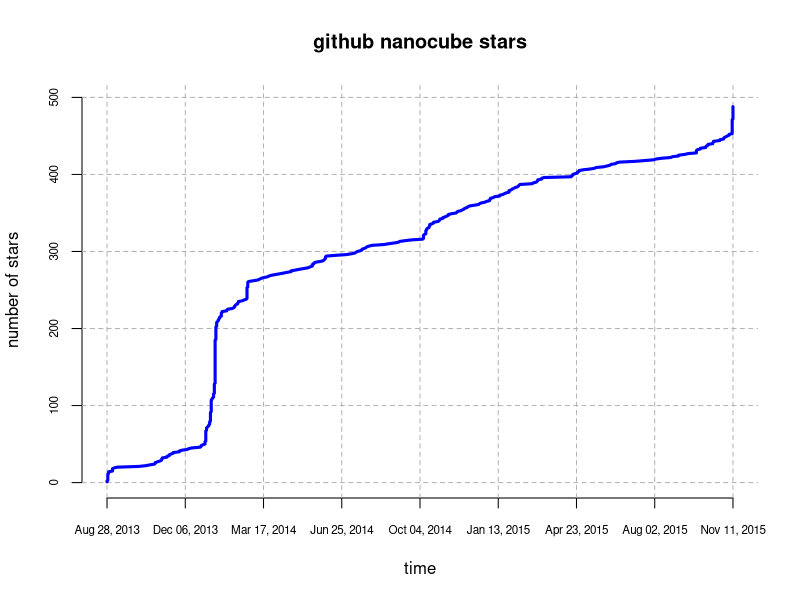

R code for this plot:
text_data="timestamp|user
2013-08-28T19:57:44Z|cscheid
2013-08-28T21:31:16Z|jolby
2013-08-29T12:42:31Z|alexanderdean
2013-08-29T12:57:53Z|dyokomizo
2013-08-29T13:06:45Z|ajbennett
2013-08-29T13:07:32Z|odf
2013-08-29T13:18:09Z|hhoffstaette
2013-08-29T16:07:51Z|braz
2013-08-29T17:55:29Z|tinkerware
2013-08-29T19:17:53Z|erikriverson
2013-08-29T20:23:02Z|adalisan
2013-08-30T04:23:59Z|gastonfournier
2013-08-30T05:23:27Z|tomdz
2013-08-30T08:08:33Z|ngrunwald
2013-09-04T17:07:05Z|thewirelessguy
2013-09-04T17:15:21Z|ssoper
2013-09-04T20:42:08Z|ddsimoes
2013-09-04T21:01:44Z|mgilbir
2013-09-06T01:12:43Z|AshwinJay
2013-09-10T01:36:16Z|jrherr
2013-10-08T01:59:57Z|charlesa101
2013-10-17T15:46:33Z|naniid
2013-10-22T12:29:39Z|mavencode01
2013-10-28T00:42:55Z|ihansel
2013-10-29T13:55:55Z|ZeekWang
2013-10-29T23:17:41Z|ZJONSSON
2013-11-01T17:03:54Z|gelbal
2013-11-04T17:49:23Z|travisbrady
2013-11-06T17:43:12Z|kovasb
2013-11-06T18:18:20Z|trvrb
2013-11-07T16:25:15Z|newsomc
2013-11-07T17:52:07Z|aaronlifton
2013-11-13T02:02:43Z|briantjacobs
2013-11-13T20:11:11Z|bcamper
2013-11-16T03:11:48Z|sbilly
2013-11-16T05:27:26Z|yangdahui
2013-11-18T14:55:23Z|thinkh
2013-11-21T21:10:01Z|hammer
2013-11-21T22:16:25Z|DocSavage
2013-11-29T17:44:30Z|gawbul
2013-11-29T23:12:18Z|zmughal
2013-12-02T18:46:02Z|ramaciotti
2013-12-09T00:52:38Z|ianamunoz
2013-12-11T09:03:16Z|tristanz
2013-12-15T21:49:40Z|dylanfries
2013-12-26T14:06:42Z|gingi
2013-12-27T01:33:47Z|jerheff
2013-12-27T05:12:41Z|sitangud
2013-12-29T18:07:34Z|AlexMikhalev
2014-01-01T18:48:23Z|rbdixon
2014-01-01T19:04:54Z|rsdoiel
2014-01-01T19:12:48Z|srihari
2014-01-01T21:43:18Z|tecbot
2014-01-02T00:11:52Z|subblue
2014-01-02T01:10:20Z|alexiob
2014-01-02T01:38:41Z|akundaje
2014-01-02T04:22:14Z|adamhill
2014-01-02T04:51:08Z|jianjin
2014-01-02T05:47:12Z|dcj
2014-01-02T07:12:04Z|nikolay
2014-01-02T07:14:19Z|mookerji
2014-01-02T10:03:57Z|Kidlike
2014-01-02T16:56:20Z|mikkya
2014-01-02T17:54:11Z|skuenzli
2014-01-02T18:28:34Z|ttriche
2014-01-02T20:25:44Z|akhil
2014-01-02T22:05:07Z|moczkowski
2014-01-03T00:01:04Z|clint-tseng
2014-01-03T09:46:40Z|b-g
2014-01-03T10:25:00Z|raganesh
2014-01-03T22:46:59Z|rationalthug
2014-01-04T13:10:37Z|olegkovalenko
2014-01-05T21:28:28Z|rgordon
2014-01-06T20:46:45Z|chadadavis
2014-01-06T22:38:41Z|dsmiley
2014-01-07T00:22:37Z|dgryski
2014-01-07T00:33:41Z|mtchavez
2014-01-07T08:17:37Z|albert-aa
2014-01-07T16:18:27Z|arscan
2014-01-08T14:27:15Z|Gwill
2014-01-08T14:49:14Z|liujuncn
2014-01-08T15:13:50Z|shunwang
2014-01-08T15:25:22Z|ventlam
2014-01-08T15:45:00Z|fabware
2014-01-08T16:04:29Z|redisliu
2014-01-08T16:45:32Z|oxsean
2014-01-08T16:51:32Z|willnewby
2014-01-08T17:06:39Z|uplanning
2014-01-08T17:16:59Z|zjpjack
2014-01-08T20:11:03Z|dreampuf
2014-01-08T21:17:29Z|outformatics
2014-01-09T00:55:06Z|fyears
2014-01-09T00:56:35Z|icespider
2014-01-09T01:29:38Z|devhong
2014-01-09T01:31:57Z|border
2014-01-09T01:34:11Z|yuchaozhou
2014-01-09T01:53:24Z|xiaoyifang
2014-01-09T02:13:05Z|leeeboo
2014-01-09T02:15:02Z|asword
2014-01-09T04:12:09Z|whitepaper
2014-01-09T04:54:03Z|yourchanges
2014-01-09T06:03:49Z|skyblue
2014-01-09T11:19:57Z|wdan
2014-01-09T12:00:57Z|doufunao
2014-01-09T12:14:03Z|prisoner
2014-01-09T13:42:37Z|cloga
2014-01-09T14:52:05Z|blingz
2014-01-10T00:51:34Z|cartazio
2014-01-10T06:14:34Z|rwalsh849
2014-01-11T08:47:25Z|ZOwl
2014-01-12T15:38:44Z|oa414
2014-01-12T17:50:30Z|gsmlg
2014-01-12T19:26:42Z|youxiachai
2014-01-12T22:24:44Z|guoqiyi
2014-01-12T23:27:20Z|wangqi
2014-01-13T00:35:04Z|snowdream
2014-01-13T00:45:12Z|guiquanz
2014-01-13T01:07:46Z|dearshor
2014-01-13T01:18:07Z|phoenixg
2014-01-13T01:37:55Z|elainegao
2014-01-13T02:10:59Z|astonfu
2014-01-13T02:56:31Z|gsymons
2014-01-13T03:24:30Z|assiss
2014-01-13T03:48:26Z|anjingxz
2014-01-13T05:17:04Z|mingsnu
2014-01-13T06:02:29Z|zacker330
2014-01-13T10:13:03Z|DavidAlphaFox
2014-01-13T10:57:15Z|sqjs
2014-01-14T01:36:02Z|node
2014-01-14T01:36:38Z|salomon1184
2014-01-14T01:49:47Z|colamax
2014-01-14T03:24:18Z|chengkun
2014-01-14T05:53:10Z|davidmr001
2014-01-14T06:52:13Z|justintung
2014-01-14T08:48:58Z|zipengliu
2014-01-14T09:48:35Z|msuess
2014-01-14T10:18:58Z|maxdec
2014-01-14T10:40:23Z|oskarth
2014-01-14T10:57:37Z|rymurr
2014-01-14T11:02:35Z|NotAndOr
2014-01-14T11:18:10Z|DeepakSinghRawat
2014-01-14T11:46:27Z|damiankao
2014-01-14T11:52:26Z|kranthilakum
2014-01-14T12:10:14Z|malvim
2014-01-14T12:12:51Z|vamsiikrishna
2014-01-14T12:28:55Z|meeech
2014-01-14T12:29:53Z|sbellity
2014-01-14T12:46:15Z|jjpe
2014-01-14T12:56:01Z|fgblanch
2014-01-14T12:58:06Z|anvar
2014-01-14T13:00:00Z|pablojim
2014-01-14T13:06:49Z|philippWassibauer
2014-01-14T13:08:06Z|thomastweets
2014-01-14T13:10:02Z|wmcreate
2014-01-14T13:18:33Z|loveFeng
2014-01-14T13:21:08Z|mnem
2014-01-14T13:28:13Z|brothertao
2014-01-14T13:35:20Z|pax
2014-01-14T13:36:52Z|jonpaul
2014-01-14T13:40:52Z|dan2k3k4
2014-01-14T13:53:20Z|zalew
2014-01-14T14:05:16Z|nyxwulf
2014-01-14T14:09:01Z|trhodeos
2014-01-14T14:15:20Z|Blahah
2014-01-14T14:35:34Z|rileycrane
2014-01-14T14:46:55Z|jweir
2014-01-14T14:47:54Z|jbroadway
2014-01-14T14:55:04Z|expl0ratory
2014-01-14T15:33:09Z|fffonion
2014-01-14T15:38:50Z|bassdread
2014-01-14T15:51:58Z|refset
2014-01-14T16:59:43Z|robertodealmeida
2014-01-14T17:38:00Z|ax5o1n
2014-01-14T18:04:27Z|maxogden
2014-01-14T18:06:09Z|jmandzik
2014-01-14T18:07:53Z|robert-chiniquy
2014-01-14T18:19:21Z|denimboy
2014-01-14T19:05:42Z|saturation
2014-01-14T19:17:28Z|calvinmetcalf
2014-01-14T19:42:22Z|binarymax
2014-01-14T21:08:42Z|alexbw
2014-01-14T21:44:34Z|unsetbit
2014-01-14T21:54:30Z|kristafari
2014-01-14T23:24:46Z|alvinlau
2014-01-14T23:53:23Z|binocarlos
2014-01-15T01:06:11Z|adoyle-h
2014-01-15T01:34:48Z|alexqdh
2014-01-15T02:25:25Z|iburago
2014-01-15T04:23:50Z|Twwy
2014-01-15T05:46:38Z|nazeeruddinikram
2014-01-15T07:22:29Z|mcollina
2014-01-15T07:36:02Z|junxy
2014-01-15T10:56:14Z|Pana
2014-01-15T11:44:43Z|sanagnos
2014-01-15T12:41:24Z|zblesk
2014-01-15T13:36:15Z|jklosow
2014-01-15T15:14:15Z|sanh2o
2014-01-15T15:25:47Z|laurolins
2014-01-15T17:12:40Z|hiseba
2014-01-15T18:13:34Z|peterdn
2014-01-15T20:21:53Z|jmackenz
2014-01-15T22:01:59Z|zachbadgett
2014-01-16T00:19:36Z|abanger
2014-01-16T05:23:14Z|haifeng60902
2014-01-16T05:54:57Z|tensaix2j
2014-01-16T05:58:00Z|sharper
2014-01-16T09:15:34Z|xiaoao
2014-01-16T10:53:42Z|vltr
2014-01-17T03:44:11Z|meggarr
2014-01-18T11:57:24Z|xssworm
2014-01-18T13:08:01Z|piaolingxue
2014-01-19T15:28:53Z|slojo404
2014-01-19T16:27:32Z|timmak
2014-01-20T05:53:38Z|lheric
2014-01-20T07:15:46Z|HowardMei
2014-01-22T03:52:26Z|nepur
2014-01-22T11:54:15Z|milkers
2014-01-22T13:40:50Z|zygmuntz
2014-01-22T15:08:33Z|marwei
2014-01-22T20:01:14Z|fire9
2014-01-23T00:13:52Z|yardenac
2014-01-23T04:27:29Z|ghosthamlet
2014-01-29T06:24:31Z|aht
2014-01-29T08:24:45Z|triplepoint
2014-01-30T01:25:22Z|larryxiao
2014-02-05T10:00:51Z|ishida83
2014-02-07T04:48:59Z|chiehwen
2014-02-08T06:03:14Z|LiyuDev
2014-02-08T09:39:34Z|icejoywoo
2014-02-09T00:41:41Z|ishmayel
2014-02-10T21:51:33Z|epreston
2014-02-12T06:09:25Z|nehalecky
2014-02-12T16:28:45Z|fengyqf
2014-02-13T17:40:22Z|bvirus
2014-02-13T21:42:37Z|codeThatThinks
2014-02-18T21:38:27Z|flyfj
2014-02-20T09:19:28Z|langxuan
2014-02-23T22:04:29Z|atomminder
2014-02-24T03:05:19Z|zclfly
2014-02-24T03:11:46Z|cswhjiang
2014-02-24T12:03:05Z|0x0f0f
2014-02-24T12:58:38Z|2sin18
2014-02-24T13:08:26Z|yuexiwei
2014-02-24T13:08:38Z|royalxw
2014-02-24T13:43:51Z|wxwidget
2014-02-24T13:50:38Z|kid54001
2014-02-24T13:58:07Z|bluealert
2014-02-24T14:01:00Z|lwz7512
2014-02-24T14:37:08Z|performonkey
2014-02-24T14:44:43Z|kmhwang
2014-02-24T15:30:55Z|masdude
2014-02-24T17:57:06Z|Psli
2014-02-24T22:16:14Z|LC2010
2014-02-25T00:48:55Z|shinyzhu
2014-02-25T01:40:50Z|laiwei
2014-02-25T02:41:54Z|sunguilin
2014-02-25T03:31:21Z|paladin74
2014-02-25T04:57:48Z|7655cjc
2014-02-25T09:18:36Z|zhangshanhai
2014-02-25T13:47:19Z|popeye007
2014-02-26T10:21:42Z|itolssy
2014-03-04T03:02:59Z|xiaji
2014-03-10T05:14:16Z|newsky
2014-03-12T14:38:47Z|naim
2014-03-14T12:41:09Z|onebit1984
2014-03-17T07:27:06Z|coldkite
2014-03-22T03:18:03Z|capcomvertigo
2014-03-24T09:40:36Z|soundmasteraj
2014-03-27T16:37:04Z|engleek
2014-04-01T17:45:56Z|milroc
2014-04-07T07:45:55Z|forhappy
2014-04-12T09:31:48Z|antony-a1
2014-04-17T07:09:29Z|tboch
2014-04-22T18:26:06Z|qingqingqing
2014-04-22T21:43:21Z|astanway
2014-04-28T04:51:15Z|pissang
2014-05-03T23:34:29Z|stevefox
2014-05-09T13:51:14Z|usmanakram232
2014-05-14T14:05:30Z|joostshao
2014-05-16T18:07:23Z|filmgirl
2014-05-19T05:25:39Z|MarcusMapMaker
2014-05-19T12:09:44Z|kgryte
2014-05-19T13:43:49Z|jkuhnert
2014-05-21T06:48:27Z|adeze
2014-05-21T07:01:22Z|rapidoo
2014-05-23T22:04:12Z|cequencer
2014-05-29T06:43:44Z|Hao-Wu
2014-06-02T10:58:05Z|SaintWesh
2014-06-03T23:52:40Z|jdwittenauer
2014-06-04T08:01:39Z|esafak
2014-06-05T02:03:32Z|neojason2013
2014-06-05T14:45:42Z|jppommet
2014-06-05T18:43:12Z|tim-patterson
2014-06-06T01:34:01Z|yupengyan
2014-06-18T22:26:03Z|bencevans
2014-07-02T20:32:18Z|dancastellani
2014-07-08T08:50:49Z|wolfias
2014-07-13T14:14:51Z|nerodong
2014-07-14T18:32:13Z|gsallesl
2014-07-16T08:00:36Z|wcc526
2014-07-20T01:37:05Z|b
2014-07-22T00:38:26Z|superstructor
2014-07-22T02:17:58Z|mpage
2014-07-25T06:11:08Z|AskDrCatcher
2014-07-27T15:14:34Z|May-tree
2014-07-28T07:19:48Z|fieldinrain
2014-07-31T01:17:59Z|izhangleilei
2014-08-04T22:03:06Z|helt
2014-08-19T01:53:49Z|jackkong
2014-08-25T04:37:07Z|jshelman
2014-09-01T09:32:52Z|aragilar
2014-09-07T16:52:21Z|StevenLOL
2014-09-08T18:36:17Z|jaredkoontz
2014-09-15T23:30:30Z|invisibleroads
2014-09-23T23:16:02Z|vishalbelsare
2014-10-08T16:21:28Z|numb3r3
2014-10-09T02:23:17Z|josherich
2014-10-09T03:39:15Z|feilaoda
2014-10-09T04:01:04Z|locationflow
2014-10-09T15:17:57Z|ctuwuzida
2014-10-09T16:34:27Z|changshan
2014-10-10T05:48:14Z|nampho2
2014-10-12T05:50:58Z|charles-cai
2014-10-12T08:48:50Z|demarant
2014-10-12T16:20:56Z|rafaeldff
2014-10-12T22:03:22Z|amnesic
2014-10-12T23:45:27Z|velvia
2014-10-13T02:41:15Z|cdorrat
2014-10-13T09:39:13Z|ipv6china
2014-10-14T08:16:26Z|smee
2014-10-16T17:04:13Z|yannick1974
2014-10-16T18:46:49Z|saimn
2014-10-17T18:27:20Z|hhua
2014-10-17T18:28:25Z|ccheaton
2014-10-17T20:05:00Z|roboxue
2014-10-20T16:36:06Z|darrenjaworski
2014-10-22T01:35:04Z|anzi
2014-10-22T08:23:28Z|mrastan
2014-10-28T15:15:18Z|aaronpk
2014-10-29T03:43:53Z|wenzhihong2003
2014-10-30T01:21:38Z|ipandage
2014-10-30T09:59:14Z|pmdartus
2014-11-03T05:53:25Z|caesar0301
2014-11-03T10:10:23Z|lmangani
2014-11-06T03:28:37Z|willy-b
2014-11-08T00:20:01Z|r4j4h
2014-11-10T13:22:28Z|dobrych
2014-11-10T15:27:07Z|nightscape
2014-11-14T13:12:33Z|lzxue
2014-11-20T15:52:45Z|radudragusin
2014-11-21T01:26:05Z|rainsun007
2014-11-22T04:27:19Z|ardeshir
2014-11-26T16:42:02Z|nukalasr
2014-11-28T14:48:20Z|taurencode
2014-11-30T07:53:07Z|clkao
2014-12-01T03:45:15Z|firelands
2014-12-04T01:45:29Z|zhc520
2014-12-05T02:44:13Z|a757375927
2014-12-07T15:09:48Z|c9s
2014-12-13T22:13:24Z|sam-splat
2014-12-19T14:05:21Z|victory2015
2014-12-20T16:25:01Z|crazycarry
2014-12-22T16:41:11Z|brentley
2014-12-27T18:54:13Z|frett27
2014-12-29T06:13:28Z|mostlycached
2015-01-02T15:16:25Z|bigfatsea
2015-01-02T19:54:21Z|eswarphani
2015-01-03T01:33:04Z|jwieringa
2015-01-03T14:26:06Z|ajturner
2015-01-07T03:43:51Z|allengaller
2015-01-08T23:27:06Z|lukehan
2015-01-15T19:49:27Z|justinallenbryant
2015-01-15T20:05:21Z|changbl
2015-01-19T09:30:19Z|sebgymn
2015-01-21T03:02:24Z|yc-huang
2015-01-23T23:56:37Z|GreaterKudu
2015-01-27T01:22:26Z|eric-sung
2015-01-27T03:36:13Z|winneryong
2015-01-27T03:55:47Z|hblt-j
2015-01-30T12:57:46Z|LiangLJiang
2015-01-31T08:10:28Z|regoo
2015-02-02T21:46:09Z|eyadsibai
2015-02-04T07:58:43Z|greenify
2015-02-07T13:49:28Z|undancer
2015-02-08T04:53:33Z|jonbaer
2015-02-09T10:10:25Z|kapiljaisinghani
2015-02-10T07:33:49Z|wwfalcon
2015-02-26T16:12:17Z|pixiez
2015-02-27T06:58:01Z|ideaplat
2015-03-03T09:48:02Z|lemonhall
2015-03-04T14:01:53Z|marcodido1982
2015-03-05T15:44:34Z|statsmaths
2015-03-05T17:14:27Z|it-depends
2015-03-10T00:11:12Z|youngmd
2015-03-10T17:56:31Z|pothiers
2015-03-13T21:54:08Z|ajaeger23
2015-04-17T01:51:45Z|SamHB
2015-04-17T16:07:56Z|hhland
2015-04-19T04:12:45Z|computerfreak
2015-04-19T17:02:24Z|timasjov
2015-04-22T16:52:34Z|srathbun
2015-04-25T07:13:26Z|egf25
2015-04-25T19:44:45Z|maxrzepka
2015-04-27T06:18:08Z|dajac
2015-04-27T07:52:58Z|dzambuto
2015-05-02T14:56:58Z|digitalsanity
2015-05-11T10:04:58Z|jobinson99
2015-05-17T08:00:23Z|bendaizer
2015-05-19T06:48:44Z|ccattuto
2015-05-29T07:23:34Z|nblintao
2015-06-02T03:27:17Z|xsysvermin
2015-06-06T19:38:47Z|jacquestardie
2015-06-07T20:34:26Z|joelstanner
2015-06-13T19:46:15Z|nimblemachine
2015-06-14T19:29:29Z|tjweir
2015-06-18T21:09:14Z|sharmaashish
2015-07-08T22:34:23Z|umbra268
2015-07-20T18:38:45Z|jcignarella
2015-08-01T15:16:34Z|skyclub66
2015-08-04T21:05:52Z|magneticnorth
2015-08-11T13:38:02Z|valyakuttan
2015-08-23T13:07:04Z|junyihjy
2015-08-25T15:28:57Z|hu17889
2015-09-02T01:42:48Z|shobhitg
2015-09-02T02:23:19Z|joshua-gould
2015-09-10T15:30:47Z|zhongweng
2015-09-14T09:00:40Z|liu35118665
2015-09-25T00:50:23Z|rijalati
2015-09-25T03:23:09Z|hongdanyang1991
2015-09-25T03:27:56Z|jjdblast
2015-09-25T06:11:40Z|wintericie
2015-09-26T13:59:41Z|htaox
2015-09-30T02:47:45Z|iNokia
2015-09-30T06:14:49Z|lojunren
2015-10-07T10:47:54Z|fccoelho
2015-10-07T14:21:54Z|rsouza
2015-10-08T19:56:23Z|steflef
2015-10-10T02:42:55Z|k1988
2015-10-10T06:15:38Z|gardenias
2015-10-16T04:49:14Z|mbhatia
2015-10-16T15:52:22Z|HughLYLee
2015-10-17T04:35:50Z|againalone
2015-10-17T16:41:14Z|gordonwoodhull
2015-10-25T02:48:06Z|benzewdu
2015-10-25T23:25:57Z|helderfsanto
2015-10-30T16:42:15Z|sirrice
2015-10-30T21:35:20Z|xiaom
2015-10-31T11:43:35Z|whuwy
2015-11-02T02:18:48Z|chuanconggao
2015-11-04T20:11:28Z|panisson
2015-11-06T05:18:53Z|4148
2015-11-06T13:08:37Z|crusselsh
2015-11-10T16:20:24Z|qiqisteve
2015-11-10T20:22:02Z|cbsmith
2015-11-10T20:53:50Z|IanMulvany
2015-11-10T21:01:13Z|VaughnGH
2015-11-10T21:26:54Z|aamirm
2015-11-10T21:30:12Z|lharwood
2015-11-10T21:36:30Z|olpe
2015-11-10T21:40:21Z|fuzzthink
2015-11-10T21:47:06Z|avamk
2015-11-10T21:51:34Z|arjunbanker
2015-11-10T22:02:58Z|jerryhuang01
2015-11-10T22:18:50Z|theophoric
2015-11-10T22:21:08Z|jakebolewski
2015-11-10T22:31:48Z|tgbugs
2015-11-10T22:57:21Z|paulchoi
2015-11-10T23:01:58Z|seungjulee
2015-11-10T23:35:34Z|Smerity
2015-11-10T23:48:43Z|zbrdge
2015-11-10T23:57:47Z|DammianMiller
2015-11-11T00:30:19Z|dimfeld
2015-11-11T00:34:23Z|npow
2015-11-11T00:54:20Z|rch
2015-11-11T01:15:15Z|andrewbetts
2015-11-11T01:29:10Z|jiangplus
2015-11-11T02:16:44Z|yashk
2015-11-11T03:23:48Z|noscripter
2015-11-11T03:47:20Z|maoabc1818
2015-11-11T04:08:21Z|slaught
2015-11-11T07:37:03Z|espeed
2015-11-11T07:49:05Z|reinb
2015-11-11T07:49:17Z|carl
2015-11-11T09:50:27Z|shanfl
2015-11-11T10:33:21Z|cyphar
2015-11-11T10:35:56Z|papulovskiy
2015-11-11T13:01:35Z|decimalbell
2015-11-11T13:02:45Z|typjtk"


t = read.table(text=text_data, header=TRUE, sep='|')
t = cbind(t, count=1:dim(t)[1], date=as.Date(t$timestamp, "%Y-%m-%dT%H:%M:%SZ"))

n = dim(t)[1]
time.range = range(t$date)
xticks = seq(time.range[1],time.range[2],(time.range[2]-time.range[1])/8)
yticks = seq(0,500,100)

# pdf("nanocube-start.pdf",width=6,height=4,pointsize=10)
plot(0, type="n", main="github nanocube stars", axes=F, xlab="time",ylab="number of stars", xlim=time.range,ylim=range(yticks))
axis(1, xticks, format(xticks,"%b %d, %Y"), cex.axis=.7)
axis(2, yticks, yticks, cex.axis=.7)
abline(h=seq(0,500,100),col=gray(0.7),lty=2)
abline(v=xticks,col=gray(0.7),lty=2)
lines(count ~ date, t, type="l" , lwd=3, col="blue")
# dev.off()





